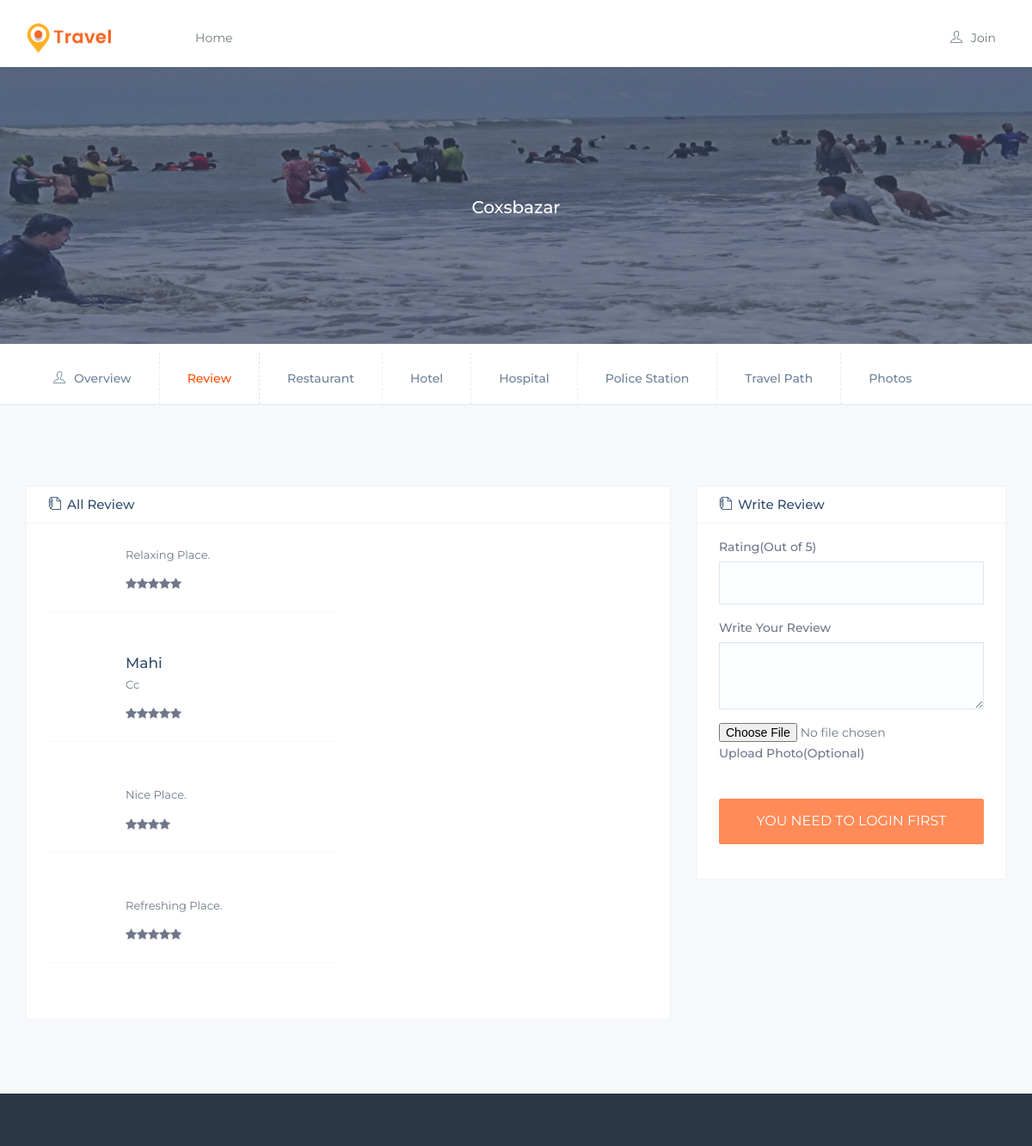
/review.php?id=1, run on the app's committed database.
### tables this page shows
CREATE TABLE `place` (
  `id` int(11) NOT NULL,
  `district` mediumtext NOT NULL,
  `place_category` text NOT NULL,
  `place_name` mediumtext NOT NULL,
  `place_image` mediumtext NOT NULL,
  `res_type` mediumtext NOT NULL,
  `travel_path` text NOT NULL,
  `place_des` text NOT NULL
);

CREATE TABLE `place_review` (
  `review_id` int(11) NOT NULL,
  `place_id` int(11) NOT NULL,
  `user_id` int(11) NOT NULL,
  `review` text NOT NULL,
  `rating` int(11) NOT NULL,
  `image` text NOT NULL
);

CREATE TABLE `user` (
  `id` int(11) NOT NULL,
  `user_name` text NOT NULL,
  `user_email` text NOT NULL,
  `user_password` text NOT NULL,
  `user_mobile` text NOT NULL,
  `mail_confirm` tinyint(1) NOT NULL DEFAULT '0'
);

### review.php (the view, shortened to what this page needs)
<?php
include("connection.php");
include("page_content/header.php");
$place_id=$_REQUEST['id'];
$sql="Select * from place where id=$place_id";
$res=mysqli_query($conn,$sql);
$row=mysqli_fetch_array($res);
$sql3="SELECT * FROM place_review where place_id=$place_id";
$res3=mysqli_query($conn,$sql3);
?>
<section class="page-title-banner" style="background-image:url(<?php echo $row['place_image'] ?>);">
	<div class="container">
		<div class="row">
			<div class="tr-list-detail">
				<div class="tr-list-detail">
				</div>
				<div class="tr-list-info">
					<h4><?php echo $row['place_name']?></h4>
				</div>
			</div>
		</div>
	</div>
</section>
<section class="profile-header-nav padd-0 bb-1">
	<div class="container">
		<div class="row">
			<div class="col-md-12 col-sm-12">
				<div class="tab" role="tabpanel">
					<ul class="nav nav-tabs" role="tablist">
						<li role="presentation" ><a href="place.php?id=<?php echo $place_id?>" ><i class="ti-user"></i>Overview</a></li>
						<li role="presentation" class="active" ><a href="review.php?id=<?php echo $place_id?>" >Review</a></li>
						<li ><a href="res.php?id=<?php echo $place_id ?>" aria-controls="messages">Restaurant</a></li>
						<li role="presentation"><a href="hotel.php?id=<?php echo $place_id ?>" >Hotel</a></li>
						<?php
						include("page_content/place_section.php");
						?>
					</ul>
				</div>
			</div>
		</div>
	</div>
</section>
<section class="tr-single-detail gray-bg">
	<div class="container">
		<div class="row">
			<div class="col-md-12 col-sm-12">
				<div class="tab-content tabs">
					<div role="tabpanel" class="tab-pane fade in active" id="Overview">
						<div class="row">
							<div class="col-md-8 col-sm-12">
								<div class="tr-single-box">
									<div class="tr-single-header">
										<h4><i class="ti-write"></i>All Review</h4>
									</div>
									<div class="tr-single-body">
										<?php
										while($row3=mysqli_fetch_array($res3))
											{  $id=$row3['user_id'];
										$sql4="SELECT * FROM user where id=$id";
										$res4=mysqli_query($conn,$sql4);
										$row4=mysqli_fetch_array($res4);
										?>
											<div class="review-box">
                                              <div class = "row">
                                                 <div class = "col-md-6">
												<div class="review-box-content">
													<div class="review-user-info">
														<h4><?php echo $row4['user_name'] ?></h4>
														<p><?php echo $row3['review'] ?></p>
														<?php
													 for($i=0;$i<$row3['rating'];$i++)
					                                  {
													?>
													<i class="fa fa-star"></i>
													<?php
					                              }?>
													</div>
                                                   </div>
                                               </div>
                                                 <div class= "col-md-4" style=" float: right;">
                                                	</div>
                                           </div>
											  </div>
										<?php
									}
									?>
								</div>
							</div>
						</div>
						<div class="col-md-4 col-sm-12">
							<div class="tr-single-box">
								<div class="tr-single-header">
									<h4><i class="ti-write"></i>Write Review</h4>
								</div>
								<div class="tr-single-body">
									<div class="row">
										<div class="col-sm-12 col-md-12">
											<form method="post" action="" name="sForm" enctype="multipart/form-data">
												<div class="form-group">
													<label>Rating(Out of 5)</label>
													<input type="number" name="rating" class="form-control form-control-sm" required>
												</div>
												<div class="form-group">
													<label for="exampleFormControlTextarea2">Write Your Review </label>
													<textarea class="form-control rounded-0" name="review" id="exampleFormControlTextarea2" rows="3" required ></textarea>
												</div>
												<div class="form-group">
													<div class="custom-file">
														<input type="file"  name="pimage"">
														<label class="custom-file-label" for="customFile">Upload Photo(Optional)</label>
													</div>
												</div>
												<br>
												<div class="form-group text-center">
													<?php if($user_id!=NULL)
													{
														?>
														<button type="submit" name="review_submit" class="btn theme-btn full-width btn-m">Done </button>
														<?php
													}
													else{
														?>
														<button type="button" name="review_submit" class="btn theme-btn full-width btn-m" disabled>You need to login first </button>
														<?php
													}
													?>
												</div>
											</form>
										</div>
									</div>
								</div>
							</div>
						</div>
					</div>
				</div>
			</div>
		</div>
	</div>
</section>
<?php
include("page_content/footer.php");
?>
</body>
</html>

### assets/css/custom.css (style rules this page uses)
.container { margin-top: 10px; }

### assets/css/responsiveness.css (style rules this page uses)
@media only screen  and (min-width : 993px) { section { padding:6em 0 4em 0; } }
@media only screen  and (min-width : 1024px) { h4 { font-size:20px; } }

### assets/css/skins/default.css (style rules this page uses)
.theme-btn { background:#ff4e00; border: 1px solid #ff4e00; }
.profile-header-nav .nav-tabs li.active a, .profile-header-nav .nav-tabs li.active a:focus, .profile-header-nav .nav-tabs li.active a:hover { color: #ff4e00; }

### data on the page
place: place_name "Coxsbazar"
place_review: review "Relaxing Place.", rating 5 (drawn)
place_review: user.user_name "Mahi", review "Cc", rating 5 (drawn)
place_review: review "Nice Place.", rating 4 (drawn)
place_review: review "Refreshing Place.", rating 5 (drawn)
